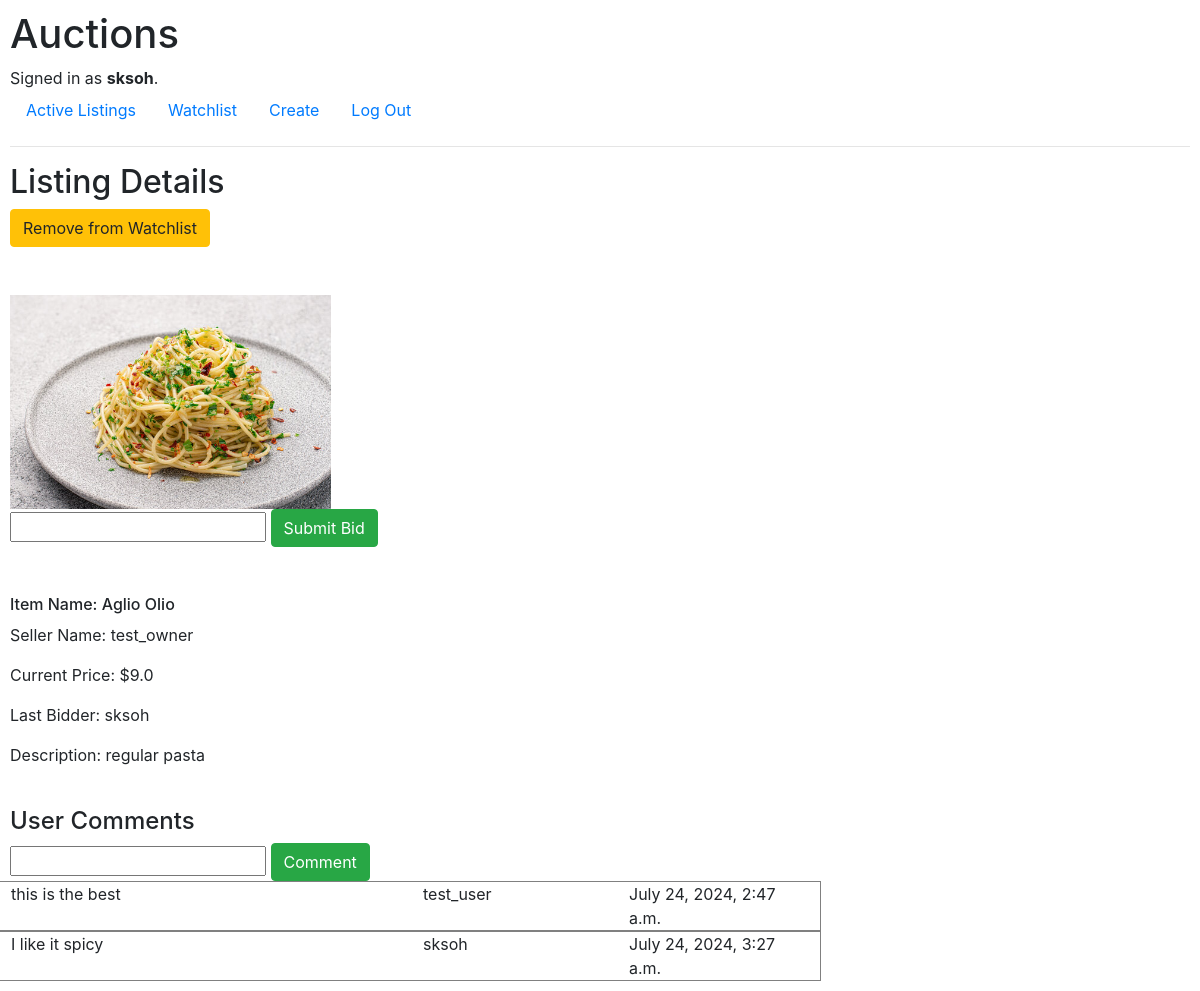
The app's page /listing/1 (signed in) with its own data.
### auctions/models.py (models this page shows, shortened)
class User(AbstractUser):
    pass

class Listing(models.Model):
    title = models.CharField(max_length=64)
    description = models.CharField(max_length=64)
    start_bid = models.FloatField()
    image_url = models.CharField(max_length=500)
    active_status = models.BooleanField(default=True)
    owner = models.ForeignKey(User, on_delete=models.CASCADE, blank=True, null=True, related_name='userlist')
    category = models.ForeignKey(Category, on_delete=models.CASCADE, blank=True, null=True, related_name='category')
    watchlist = models.ManyToManyField(User, blank=True, null=True, related_name="listingwatchlist")

class Bid(models.Model):
    bidder = models.ForeignKey(User, on_delete=models.CASCADE, blank=True, null=True, related_name='bidder_name')
    price = models.FloatField()
    listing = models.ForeignKey(Listing,on_delete=models.CASCADE, related_name='auction_item')
    date_time = models.DateTimeField(auto_now_add=True)

class Comments(models.Model):
    author = models.ForeignKey(User, on_delete=models.CASCADE, blank=True, null=True, related_name='author_name')
    comment = models.CharField(max_length=500)
    listing = models.ForeignKey(Listing,on_delete=models.CASCADE)
    date_time = models.DateTimeField(auto_now_add=True)

### auctions/views.py (the view)
# urls.py: path("listing/<int:post_id>", views.listing, name="listing"),
def listing(request, post_id, message=None):
    listingdata = Listing.objects.get(pk=post_id)
    is_watchlist = request.user in listingdata.watchlist.all()
    all_bids = Bid.objects.filter(listing=listingdata)
    last_bid = all_bids.last()
    all_commments = Comments.objects.filter(listing=listingdata)
    return render(request, "auctions/listing.html",
        {"listing": listingdata,
         "is_watchlist": is_watchlist,
         "last_bid": last_bid,
         "message": message,
         "all_commments": all_commments
         })

### auctions/templates/auctions/listing.html (shortened to what this page needs)
{% extends "auctions/layout.html" %}
{% block body %}
<h2>Listing Details</h2>
{% if user.is_authenticated %}
    {% if is_watchlist == True %}
    <form action="{% url 'removeWatchlist' post_id=listing.id %}" method="post">
        <button type="submit" class="btn btn-warning">Remove from Watchlist</button>
    </form>
    {% else %}
    <form action="{% url 'addWatchlist' post_id=listing.id %}" method="post">
        {% csrf_token %}
        <button type="submit" class="btn btn-success">Add to Watchlist</button>
    </form>
    {% endif %}
    <br><br>
    <img src="../../{{ listing.image_url }}" height="214px">
    {% if listing.active_status == False and user != listing.owner and user == last_bid.bidder %}
    <div class="alert alert-success" role="alert">
        Congratulations {{last_bid.bidder}}! You have won the auction!
        </div>
    {% elif listing.active_status and user == listing.owner %}
    <form action="{% url 'close_bid' post_id=listing.id %}" method="post">
        {% csrf_token %}
        <button type="submit" class="btn btn-warning">Close Auction</button>
    </form>
    {% elif listing.active_status == True and user != listing.owner %}
    <form action="{% url 'new_bid' post_id=listing.id %}" method="post">
        <input type="number" name="bid_price">
        <button type="submit" class="btn btn-success">Submit Bid</button>
    </form>
    {% endif %}
{% endif %}
<br><br>
<h6>Item Name: {{ listing.title }}</h6>
<p>Seller Name: {{ listing.owner }}</p>
<p>Current Price: ${{ last_bid.price }}</p>
{% if listing.owner != last_bid.bidder %}
    <p>Last Bidder: {{last_bid.bidder}}</p>
{% endif %}
<p>Description: {{ listing.description }}</p>
<br>
<h4>User Comments</h4>
{% if user.is_authenticated %}
    <form action="{% url 'comment' post_id=listing.id %}" method="post">
        <input type="text" name="user_comment">
        <button type="submit" class="btn btn-success">Comment</button>
    </form>
{% endif %}
<ul class="list-group">
    {% for comment in all_commments %}
    <div class="row align-items-start" style="width:70%; border:1px solid grey">
        <div class="col-6">
            {{ comment.comment }}
        </div>
        <div class="col-3">
            {{ comment.author }}
        </div>
        <div class="col-3">
            {{ comment.date_time }}
        </div>
    </div>
    {% endfor %}
</ul>
{% endblock %}

### auctions/templates/auctions/layout.html (shortened to what this page needs)
{% load static %}
<!DOCTYPE html>
<html lang="en">
<head>
    <link rel="stylesheet" href="https://stackpath.bootstrapcdn.com/bootstrap/4.4.1/css/bootstrap.min.css"
>
    <link href="{% static 'auctions/styles.css' %}" rel="stylesheet">
</head>
<body>
    <h1>Auctions</h1>
    <div>
        {% if user.is_authenticated %}
        Signed in as <strong>{{ user.username }}</strong>.
        {% else %}
        Not signed in.
        {% endif %}
    </div>
    <ul class="nav">
        <li class="nav-item">
            <a class="nav-link" href="{% url 'index' %}">Active Listings</a>
        </li>
        {% if user.is_authenticated %}
        <li class="nav-item">
            <a class="nav-link" href="{% url 'watchlist' %}">Watchlist</a>
        </li>
        <li class="nav-item">
            <a class="nav-link" href="{% url 'create' %}">Create</a>
        </li>
        <li class="nav-item">
            <a class="nav-link" href="{% url 'logout' %}">Log Out</a>
        </li>
        {% endif %}
    </ul>
    <hr>
    {% block body %}
    {% endblock %}
</body>
</html>

### auctions/static/auctions/styles.css (style rules this page uses)
body { padding: 10px; }

### records on screen
User: username "sksoh"
Listing: image_url (picture), title "Aglio Olio", owner "test_owner", description "regular pasta"
Bid: price "9.0", bidder "sksoh"
Comments: comment "this is the best", author "test_user", date_time "July 24, 2024, 2:47 a.m."
Comments: comment "I like it spicy", author "sksoh", date_time "July 24, 2024, 3:27 a.m."
